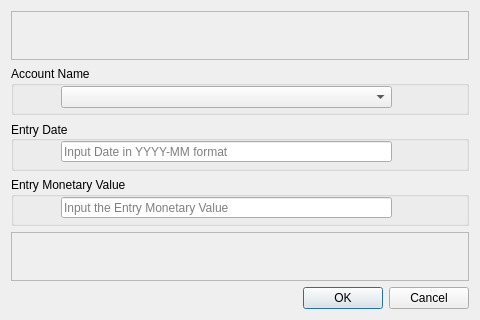
<?xml version="1.0" encoding="UTF-8"?>
<ui version="4.0">
 <class>Dialog</class>
 <widget class="QDialog" name="Dialog">
  <property name="geometry">
   <rect>
    <x>0</x>
    <y>0</y>
    <width>480</width>
    <height>320</height>
   </rect>
  </property>
  <property name="sizePolicy">
   <sizepolicy hsizetype="Fixed" vsizetype="Fixed">
    <horstretch>0</horstretch>
    <verstretch>0</verstretch>
   </sizepolicy>
  </property>
  <property name="windowTitle">
   <string>Import Item</string>
  </property>
  <layout class="QGridLayout" name="gridLayout">
   <item row="1" column="0">
    <widget class="QDialogButtonBox" name="buttonBox">
     <property name="orientation">
      <enum>Qt::Horizontal</enum>
     </property>
     <property name="standardButtons">
      <set>QDialogButtonBox::Cancel|QDialogButtonBox::Ok</set>
     </property>
    </widget>
   </item>
   <item row="0" column="0">
    <layout class="QGridLayout" name="gridLayout_3">
     <item row="3" column="0">
      <widget class="QGroupBox" name="entryDateGroup">
       <property name="title">
        <string>Entry Date</string>
       </property>
       <property name="alignment">
        <set>Qt::AlignLeading|Qt::AlignLeft|Qt::AlignVCenter</set>
       </property>
       <property name="flat">
        <bool>false</bool>
       </property>
       <property name="checkable">
        <bool>false</bool>
       </property>
       <widget class="QLineEdit" name="lin_Entry_Date">
        <property name="geometry">
         <rect>
          <x>50</x>
          <y>20</y>
          <width>331</width>
          <height>21</height>
         </rect>
        </property>
        <property name="placeholderText">
         <string>Input Date in YYYY-MM format</string>
        </property>
       </widget>
      </widget>
     </item>
     <item row="2" column="0">
      <widget class="QGroupBox" name="accountNameGroup">
       <property name="title">
        <string>Account Name</string>
       </property>
       <widget class="QComboBox" name="combo_Account_Names">
        <property name="geometry">
         <rect>
          <x>50</x>
          <y>20</y>
          <width>331</width>
          <height>22</height>
         </rect>
        </property>
        <property name="editable">
         <bool>false</bool>
        </property>
       </widget>
      </widget>
     </item>
     <item row="5" column="0">
      <widget class="QFrame" name="frame_2">
       <property name="frameShape">
        <enum>QFrame::StyledPanel</enum>
       </property>
       <property name="frameShadow">
        <enum>QFrame::Raised</enum>
       </property>
      </widget>
     </item>
     <item row="1" column="0">
      <widget class="QFrame" name="frame">
       <property name="frameShape">
        <enum>QFrame::StyledPanel</enum>
       </property>
       <property name="frameShadow">
        <enum>QFrame::Raised</enum>
       </property>
      </widget>
     </item>
     <item row="4" column="0">
      <widget class="QGroupBox" name="moneyGroup">
       <property name="title">
        <string>Entry Monetary Value</string>
       </property>
       <widget class="QLineEdit" name="lin_Money_Value">
        <property name="geometry">
         <rect>
          <x>50</x>
          <y>20</y>
          <width>331</width>
          <height>21</height>
         </rect>
        </property>
        <property name="placeholderText">
         <string>Input the Entry Monetary Value</string>
        </property>
       </widget>
      </widget>
     </item>
    </layout>
   </item>
  </layout>
 </widget>
 <tabstops>
  <tabstop>combo_Account_Names</tabstop>
  <tabstop>lin_Entry_Date</tabstop>
  <tabstop>lin_Money_Value</tabstop>
  <tabstop>buttonBox</tabstop>
 </tabstops>
 <resources/>
 <connections>
  <connection>
   <sender>buttonBox</sender>
   <signal>accepted()</signal>
   <receiver>Dialog</receiver>
   <slot>accept()</slot>
   <hints>
    <hint type="sourcelabel">
     <x>266</x>
     <y>310</y>
    </hint>
    <hint type="destinationlabel">
     <x>157</x>
     <y>239</y>
    </hint>
   </hints>
  </connection>
  <connection>
   <sender>buttonBox</sender>
   <signal>rejected()</signal>
   <receiver>Dialog</receiver>
   <slot>reject()</slot>
   <hints>
    <hint type="sourcelabel">
     <x>319</x>
     <y>310</y>
    </hint>
    <hint type="destinationlabel">
     <x>286</x>
     <y>239</y>
    </hint>
   </hints>
  </connection>
 </connections>
</ui>
